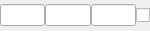
<?xml version="1.0" encoding="UTF-8"?>
<ui version="4.0">
 <class>TimeEditor</class>
 <widget class="QWidget" name="TimeEditor">
  <property name="geometry">
   <rect>
    <x>0</x>
    <y>0</y>
    <width>150</width>
    <height>31</height>
   </rect>
  </property>
  <property name="sizePolicy">
   <sizepolicy hsizetype="Fixed" vsizetype="Fixed">
    <horstretch>0</horstretch>
    <verstretch>0</verstretch>
   </sizepolicy>
  </property>
  <property name="minimumSize">
   <size>
    <width>150</width>
    <height>0</height>
   </size>
  </property>
  <property name="maximumSize">
   <size>
    <width>150</width>
    <height>16777215</height>
   </size>
  </property>
  <property name="windowTitle">
   <string>Form</string>
  </property>
  <layout class="QHBoxLayout" name="horizontalLayout">
   <property name="spacing">
    <number>0</number>
   </property>
   <property name="leftMargin">
    <number>0</number>
   </property>
   <property name="topMargin">
    <number>0</number>
   </property>
   <property name="rightMargin">
    <number>0</number>
   </property>
   <property name="bottomMargin">
    <number>0</number>
   </property>
   <item>
    <widget class="QLineEdit" name="lineHours">
     <property name="maximumSize">
      <size>
       <width>50</width>
       <height>16777215</height>
      </size>
     </property>
    </widget>
   </item>
   <item>
    <widget class="QLineEdit" name="lineMinutes">
     <property name="maximumSize">
      <size>
       <width>50</width>
       <height>16777215</height>
      </size>
     </property>
    </widget>
   </item>
   <item>
    <widget class="QLineEdit" name="lineSeconds">
     <property name="maximumSize">
      <size>
       <width>50</width>
       <height>16777215</height>
      </size>
     </property>
    </widget>
   </item>
   <item>
    <widget class="QCheckBox" name="chkBeyondThisDay">
     <property name="text">
      <string/>
     </property>
    </widget>
   </item>
  </layout>
 </widget>
 <resources/>
 <connections/>
</ui>
